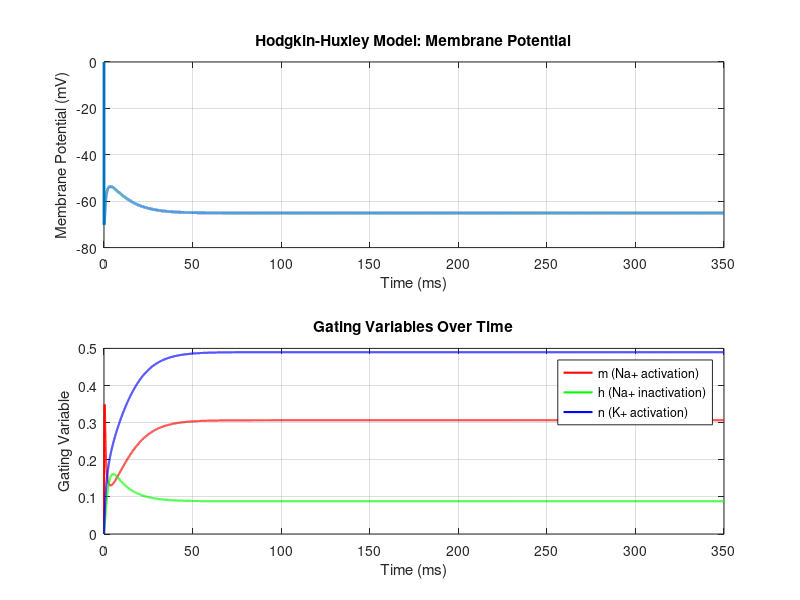

Here is the MATLAB script that generated this plot:
% Hodgkin-Huxley Neuron Model Simulation
clear all;

% Parameters
C_m = 100e-12;    % Membrane capacitance (F/cm^2)
g_Na = 12e-6;     % Maximum sodium conductance (S/cm^2)
g_K = 3.6e-6;     % Maximum potassium conductance (S/cm^2)
g_L = 30e-9;      % Leak conductance (S/cm^2)
E_Na = 45e-3;     % Sodium reversal potential (V)
E_K = -82e-3;     % Potassium reversal potential (V)
E_L = -60e-3;     % Leak reversal potential (V)
V_rest = -70.2e-3;% Resting membrane potential (V)

% Time parameters
dt = 0.01e-3;  % Time step (s)
T = 0.35;      % Total simulation time (s)
time = 0:dt:T; % Time vector

% External current (stimulation)
I_ext = zeros(size(time));
I_ext(ceil(0.05/dt):ceil(0.06/dt)) = 0;  % No external current

% Initialize variables
V = V_rest * ones(size(time));  % Membrane potential (V)
m = 0.0;   % Sodium activation gating variable
h = 0.0;   % Sodium inactivation gating variable
n = 0.0;   % Potassium activation gating variable

% Storage for gating variables over time
m_values = zeros(size(time));
h_values = zeros(size(time));
n_values = zeros(size(time));
V_values = zeros(size(time));

% Define rate functions for gating variables
alpha_m = @(V) (1e5 * (V + 0.045)) ./ (exp(100 * (V + 0.045)) - 1);
beta_m = @(V) 4e3 * exp((V + 0.070) / 0.018);
alpha_h = @(V) 70 * exp(50 * (V + 0.070));
beta_h = @(V) 1e3 ./ (1 + exp(100 * (V + 0.040)));
alpha_n = @(V) (1e4 * (V + 0.060)) ./ (exp(100 * (V + 0.060)) - 1);
beta_n = @(V) 125 * exp((V + 0.070) / 0.08);

% Simulation loop
for t = 2:length(time)
    % Update gating variables using Euler method
    m = m + dt * (alpha_m(V(t-1)) * (1 - m) - beta_m(V(t-1)) * m);
    h = h + dt * (alpha_h(V(t-1)) * (1 - h) - beta_h(V(t-1)) * h);
    n = n + dt * (alpha_n(V(t-1)) * (1 - n) - beta_n(V(t-1)) * n);
    
    % Compute conductances for sodium and potassium
    g_Na_t = g_Na * (m^3) * h;
    g_K_t = g_K * (n^4);
    
    % Compute ionic currents
    I_Na = g_Na_t * (V(t-1) - E_Na);
    I_K = g_K_t * (V(t-1) - E_K);
    I_L = g_L * (V(t-1) - E_L);
    
    % Update membrane potential using Euler's method
    V(t) = V(t-1) + dt * (I_ext(t) - (I_Na + I_K + I_L)) / C_m;
    
    % Store values for plotting
    m_values(t) = m;
    h_values(t) = h;
    n_values(t) = n;
    V_values(t) = V(t);
end

% Plot membrane potential over time
figure;
subplot(2,1,1);
plot(time * 1e3, V_values * 1e3, 'LineWidth', 2);
title('Hodgkin-Huxley Model: Membrane Potential');
xlabel('Time (ms)');
ylabel('Membrane Potential (mV)');
grid on;

% Plot gating variables over time
subplot(2,1,2);
plot(time * 1e3, m_values, 'r', 'LineWidth', 1.5); hold on;
plot(time * 1e3, h_values, 'g', 'LineWidth', 1.5);
plot(time * 1e3, n_values, 'b', 'LineWidth', 1.5);
legend('m (Na+ activation)', 'h (Na+ inactivation)', 'n (K+ activation)');
title('Gating Variables Over Time');
xlabel('Time (ms)');
ylabel('Gating Variable');
grid on;
